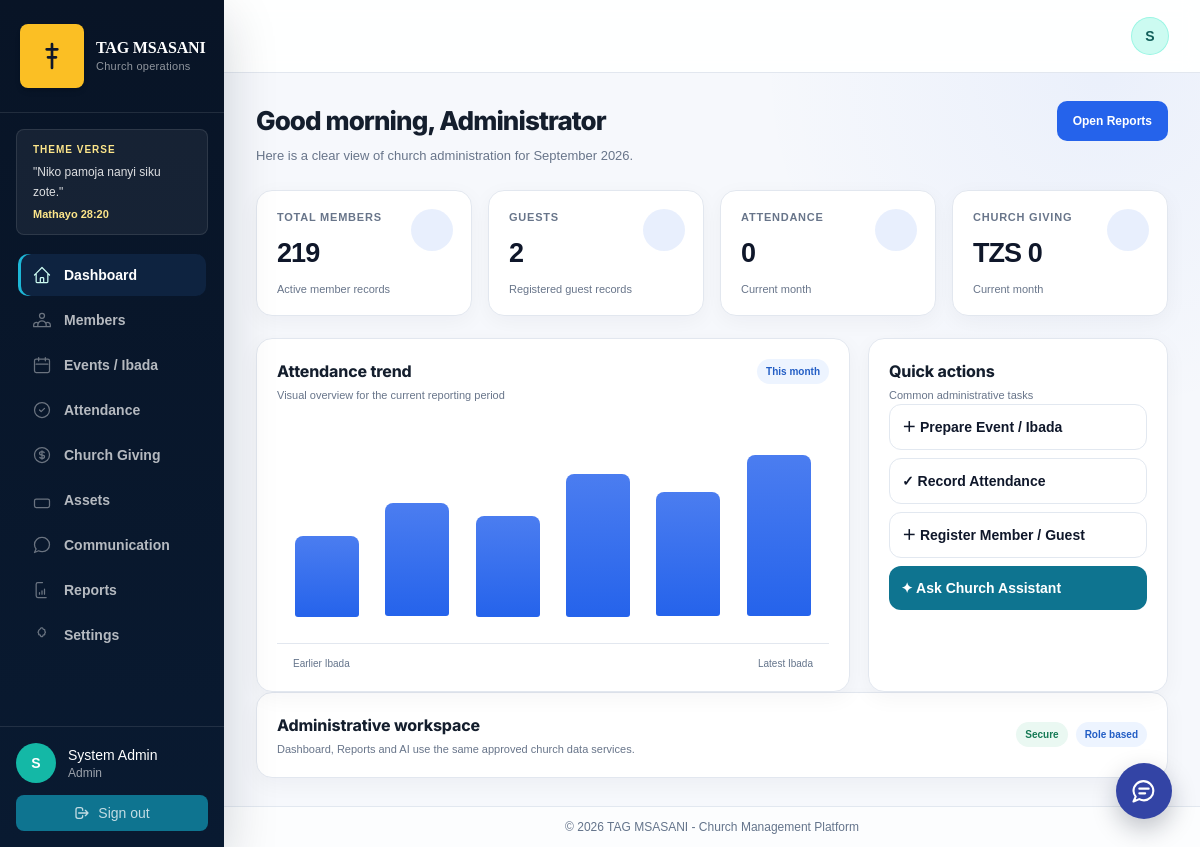
Screenshot of /public/ (signed in) with the database file from the repository.
### tables this page shows
CREATE TABLE IF NOT EXISTS `theme_verses` (
  `id` bigint UNSIGNED NOT NULL AUTO_INCREMENT,
  `verse_reference` varchar(120) NOT NULL,
  `verse_text` text NOT NULL,
  `translation` varchar(60) NOT NULL DEFAULT 'SWAHILI',
  `is_active` tinyint(1) NOT NULL DEFAULT '1',
  `display_weight` int UNSIGNED NOT NULL DEFAULT '1',
  `start_date` date DEFAULT NULL,
  `end_date` date DEFAULT NULL,
  `created_at` timestamp NULL DEFAULT CURRENT_TIMESTAMP,
  `updated_at` timestamp NULL DEFAULT CURRENT_TIMESTAMP ON UPDATE CURRENT_TIMESTAMP,
  PRIMARY KEY (`id`),
  KEY `idx_theme_verses_active` (`is_active`),
  KEY `idx_theme_verses_dates` (`start_date`,`end_date`)
);

### app/core/Response.php (called while the page is built, shortened)
<?php
final class Response
{
    public static function view(string $viewPath, array $data = []): void
    {
        $data['viewPath'] = $viewPath;
        $data['baseUrl']  = defined('BASE_URL') ? BASE_URL : '';
        if (!isset($data['churchName'])) {
            $brand = self::loadChurchBranding();
            $data['churchName'] = $brand['church_name'];
            $data['churchLogo'] = $brand['church_logo'];
        }
        extract($data, EXTR_SKIP);
        require __DIR__ . '/../views/layouts/app.php';
        exit;
    }
    public static function loadChurchBranding(): array
    {
        static $cache = null;
        if ($cache !== null) return $cache;
        $default = ['church_name' => 'Church CMS', 'church_logo' => ''];
        try {
            $pdo = \App\Core\Database::getConnection();
            $stmt = $pdo->query(
                "SELECT setting_key, setting_value FROM church_settings WHERE setting_key IN ('church_name', 'church_logo')"
            );
            $rows = $stmt->fetchAll(\PDO::FETCH_KEY_PAIR);
            $churchName = isset($rows['church_name']) && !empty(trim((string)$rows['church_name']))
                ? trim((string)$rows['church_name'])
                : $default['church_name'];
            $churchLogo = isset($rows['church_logo']) ? (string)$rows['church_logo'] : '';
            $cache = [
                'church_name' => $churchName,
                'church_logo' => $churchLogo,
            ];
        } catch (\Throwable $e) {
            $cache = $default;
        }
        return $cache;
    }
}

### app/controllers/PageController.php (called while the page is built, shortened)
<?php
final class PageController
{
    public function dashboard(): void
    {
        $stats = (new StatisticsService($this->pdo))->dashboard();
        $themeVerse = $this->resolveThemeVerse();
        $brand = Response::loadChurchBranding();
        Response::view('pages/dashboard.php', [
            'title' => $brand['church_name'] . ' Dashboard',
            'page'  => 'dashboard',
            'stats' => $stats,
            'themeVerse' => $themeVerse,
        ]);
    }
    private function resolveThemeVerse(): array
    {
        $themeVerse = [
            'reference' => '1 Wakorintho 14:40',
            'verse' => 'Mambo yote na yatendeke kwa uzuri na kwa utaratibu.',
        ];
        try {
            $verseStmt = $this->pdo->query(
                "SELECT verse_reference, verse_text
                 FROM theme_verses
                 WHERE is_active = 1
                   AND (start_date IS NULL OR start_date <= CURRENT_DATE)
                   AND (end_date IS NULL OR end_date >= CURRENT_DATE)
                 ORDER BY RAND()
                 LIMIT 1"
            );
            $row = $verseStmt ? $verseStmt->fetch() : false;
            if ($row && !empty($row['verse_text'])) {
                $themeVerse = [
                    'reference' => (string) ($row['verse_reference'] ?? ''),
                    'verse' => (string) $row['verse_text'],
                ];
            }
        } catch (\Throwable $e) {
        }
        return $themeVerse;
    }
}

### app/core/Url.php (called while the page is built, shortened)
<?php
final class Route
{
    private static array $routes = [
        'home'            => '/',
        'login'           => '/login',
        'logout'          => '/logout',
        'forgot_password' => '/forgot-password',
        'reset_password'  => '/reset-password',
        'dashboard'       => '/',
        'members'         => '/members',
        'guests'          => '/guests',
        'attendance'      => '/attendance',
        'finance'         => '/finance',
        'assets'          => '/asset-center',
        'communication'   => '/communication',
        'reports'         => '/reports',
        'settings'        => '/settings',
    ];
    public static function get(string $name, array $params = []): string
    {
        if (!isset(self::$routes[$name])) {
            return Url::app($name);
        }
        $path = self::$routes[$name];
        return Url::app($path);
    }
}
final class Url
{
    public static function to(string $path = ''): string
    {
        $baseUrl = defined('BASE_URL') ? BASE_URL : '';
        $baseUrl = str_replace('\\', '/', $baseUrl);
        $parts = explode('/', rtrim($baseUrl, '/'));
        if (end($parts) === 'public') {
            array_pop($parts);
        }
        $rootPath = implode('/', $parts);
        $path = ltrim($path, '/');
        return ($rootPath === '' ? '' : $rootPath) . '/' . $path;
    }
    public static function app(string $path = ''): string
    {
        $baseUrl = defined('BASE_URL') ? BASE_URL : '';
        $path = ltrim($path, '/');
        return rtrim($baseUrl, '/') . '/' . $path;
    }
}

### app/core/Auth.php (called while the page is built, shortened)
<?php
final class Auth
{
    public static function user(): ?array
    {
        return $_SESSION['user'] ?? null;
    }
    public static function can(string $permission): bool
    {
        $user = self::user();
        if (strtolower($user['role'] ?? '') === 'admin') return true;
        return in_array($permission, $user['permissions'] ?? [], true);
    }
}

### app/views/layouts/app.php (the view, shortened to what this page needs)
<?php
$user = $_SESSION['user'] ?? null;
$themeVerseRef = trim((string)($themeVerse['reference'] ?? '1 Wakorintho 14:40'));
$themeVerseText = trim((string)($themeVerse['verse'] ?? 'Mambo yote na yatendeke kwa uzuri na kwa utaratibu.'));
$menu = array_filter($menu, fn($item) =>
    $item['perm'] === null || \App\Core\Auth::can($item['perm'])
);
?>
<!doctype html>
<html lang="en" class="h-full bg-mist-50">
<head>
    <link rel="stylesheet" href="<?= \App\Core\Url::to('assets/css/tailwind.css') ?>">
    <link rel="stylesheet" href="<?= \App\Core\Url::to('assets/css/app.css') ?>">
    <link rel="stylesheet" href="<?= \App\Core\Url::to('assets/css/professional-ui.css') ?>">
</head>
<body class="h-full font-body text-mist-900 bg-mist-50 antialiased">
<div class="min-h-full flex">
    <aside id="sidebar" class="fixed inset-y-0 left-0 z-30 w-64 bg-mist-900 transform -translate-x-full lg:translate-x-0 transition-transform duration-200 ease-in-out flex flex-col shadow-xl shadow-mist-900/20">
        <div class="flex items-center gap-3 px-5 py-6 border-b border-white/10">
            <div mh-logo-fallback class="flex-shrink-0 w-16 h-16 rounded-lg bg-glory-400 text-mist-950 flex items-center justify-center shadow-md <?= !empty($churchLogo) ? 'hidden' : '' ?>" style="<?= !empty($churchLogo) ? 'display:none' : '' ?>">
                <svg class="w-8 h-8" fill="none" stroke="currentColor" stroke-width="2" viewBox="0 0 24 24">
                    <path stroke-linecap="round" stroke-linejoin="round" d="M12 3v18M8 7h8M9 13h6"/>
                </svg>
            </div>
            <div>
                <h1 class="text-white font-heading font-bold text-base leading-tight truncate max-w-[150px]"><?= htmlspecialchars($churchName ?? 'Church CMS') ?></h1>
                <p class="text-white/55 text-[11px] tracking-wide">Church operations</p>
            </div>
        </div>
        <div class="px-4 py-4">
            <div class="rounded-lg bg-white/[0.06] border border-white/10 px-4 py-3 text-white/85 text-xs">
                <p class="text-[10px] uppercase tracking-widest text-glory-200 font-bold">Theme Verse</p>
                <p class="mt-1 leading-5">"<?= htmlspecialchars($themeVerseText, ENT_QUOTES, 'UTF-8') ?>"</p>
                <?php if ($themeVerseRef !== ''): ?>
                    <p class="mt-1 text-[11px] text-glory-200 font-semibold"><?= htmlspecialchars($themeVerseRef, ENT_QUOTES, 'UTF-8') ?></p>
                <?php endif; ?>
            </div>
        </div>
        <nav class="flex-1 px-3 pb-4 space-y-1 overflow-y-auto">
            <?php foreach ($menu as $key => $item): ?>
                <a href="<?= $item['href'] ?>"
                   class="group flex items-center gap-3 px-3 py-2.5 rounded-lg text-sm font-semibold transition-all duration-150
                          <?= $page === $key
                              ? 'bg-royal-700 text-white shadow-sm'
                              : 'text-white/70 hover:bg-white/[0.07] hover:text-white' ?>">
                    <svg class="w-5 h-5 flex-shrink-0 <?= $page === $key ? 'text-royal-100' : 'text-white/40 group-hover:text-royal-200' ?>"
                         fill="none" stroke="currentColor" stroke-width="1.5" viewBox="0 0 24 24">
                        <path stroke-linecap="round" stroke-linejoin="round" d="<?= $item['icon'] ?>"/>
                    </svg>
                    <?= $item['label'] ?>
                </a>
            <?php endforeach; ?>
        </nav>
        <?php if ($user): ?>
        <div class="px-4 py-4 border-t border-white/10">
            <div class="flex items-center gap-3">
                <div class="w-10 h-10 rounded-full bg-royal-500 text-white flex items-center justify-center font-bold text-sm">
                    <?= strtoupper(substr($user['full_name'], 0, 1)) ?>
                </div>
                <div class="flex-1 min-w-0">
                    <p class="text-white text-sm font-medium truncate"><?= htmlspecialchars($user['full_name']) ?></p>
                    <p class="text-white/60 text-xs truncate"><?= htmlspecialchars($user['role']) ?></p>
                </div>
            </div>
            <form action="<?= \App\Core\Route::get('logout') ?>" method="post" class="mt-3">
                <button type="submit" class="w-full flex items-center justify-center gap-2 px-3 py-2 rounded-lg text-sm text-white/75 hover:bg-white/[0.07] hover:text-white transition-colors">
                    <svg class="w-4 h-4" fill="none" stroke="currentColor" stroke-width="2" viewBox="0 0 24 24">
                        <path stroke-linecap="round" stroke-linejoin="round" d="M17 16l4-4m0 0l-4-4m4 4H7m6 4v1a3 3 0 01-3 3H6a3 3 0 01-3-3V7a3 3 0 013-3h4a3 3 0 013 3v1"/>
                    </svg>
                    Sign out
                </button>
            </form>
        </div>
        <?php endif; ?>
    </aside>
    <div class="flex-1 lg:ml-64 flex flex-col min-h-screen">
        <header class="sticky top-0 z-10 bg-white/95 backdrop-blur border-b border-mist-200 px-4 sm:px-6 lg:px-8">
            <div class="flex items-center justify-between h-[72px] gap-4">
                <div class="flex items-center gap-3 ml-auto">
                    <?php if ($user): ?>
                    <div class="w-9 h-9 rounded-full bg-royal-100 text-royal-800 flex items-center justify-center font-bold text-sm ring-1 ring-royal-200">
                        <?= strtoupper(substr($user['full_name'], 0, 1)) ?>
                    </div>
                    <?php endif; ?>
                </div>
            </div>
        </header>
        <main class="flex-1 p-4 sm:p-6 lg:p-7 relative" id="main-content">
            <div class="relative z-10 h-full">
            </div>
        </main>
        <?php if ($user): ?>
        <div id="ai-chat-widget" class="fixed right-5 bottom-5 sm:right-7 sm:bottom-7 z-40">
            <button type="button" id="ai-chat-toggle" class="flex h-14 w-14 items-center justify-center rounded-full bg-royal-700 text-white shadow-lg shadow-royal-900/25 transition hover:scale-105 hover:bg-royal-800 focus:outline-none focus:ring-4 focus:ring-royal-200" aria-label="Open church assistant" aria-expanded="false">
                <svg class="h-7 w-7" fill="none" stroke="currentColor" stroke-width="1.8" viewBox="0 0 24 24" aria-hidden="true"><path stroke-linecap="round" stroke-linejoin="round" d="M8 10h8M8 14h5m7-2a8 8 0 0 1-8 8 8.5 8.5 0 0 1-4.1-1.05L3 21l1.9-4.2A8.38 8.38 0 0 1 3 12a8.5 8.5 0 0 1 17 0Z"/></svg>
            </button>
        </div>
        <?php endif; ?>
        <footer id="app-footer" class="border-t border-mist-200 px-6 py-3 text-center text-xs text-mist-500 bg-white/70">
            &copy; <?= date('Y') ?> <?= htmlspecialchars($churchName ?? 'Church CMS') ?> - Church Management Platform
        </footer>
    </div>
</div>
</body>
</html>

### rows the page displays
theme_verses: verse_text "Niko pamoja nanyi siku zote.", verse_reference "Mathayo 28:20"

### other values shown
$churchName "TAG MSASANI"
$item['label'] "Dashboard"
$item['label'] "Members"
$item['label'] "Events / Ibada"
$item['label'] "Attendance"
$item['label'] "Church Giving"
$item['label'] "Assets"
$item['label'] "Communication"
$item['label'] "Reports"
$item['label'] "Settings"
substr($user['full_name'], 0, 1) "S"
$user['full_name'] "System Admin"
$user['role'] "Admin"
$x[0] "TOTAL MEMBERS"
$x[1] "219"
